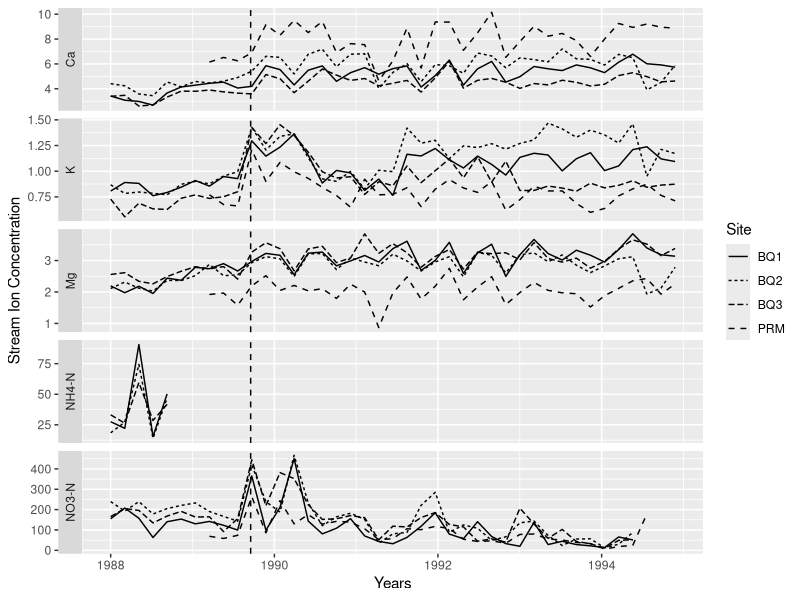

Here is the R script that generated this plot:
## ---- chunk 1
#| echo: false
#| warning: false

library(tidyverse)
clean_comb_piv <- read_csv("../output/clean_combine_pivot.csv")
ggplot(
  data = clean_comb_piv,
  mapping = aes(
    x = window_start,
    y = concentration,
    linetype = Site
  )
) +
  geom_line() +
  #combine all plots in one with labels on side
  facet_grid(
    vars(nutrient),
    scales = "free_y",
    switch = "y"
  ) +
  #add line representing when the hurricane was
  geom_vline(xintercept = ymd("1989-09-17"), linetype = "dashed") +
  labs(x = "Years", y = "Stream Ion Concentration")
